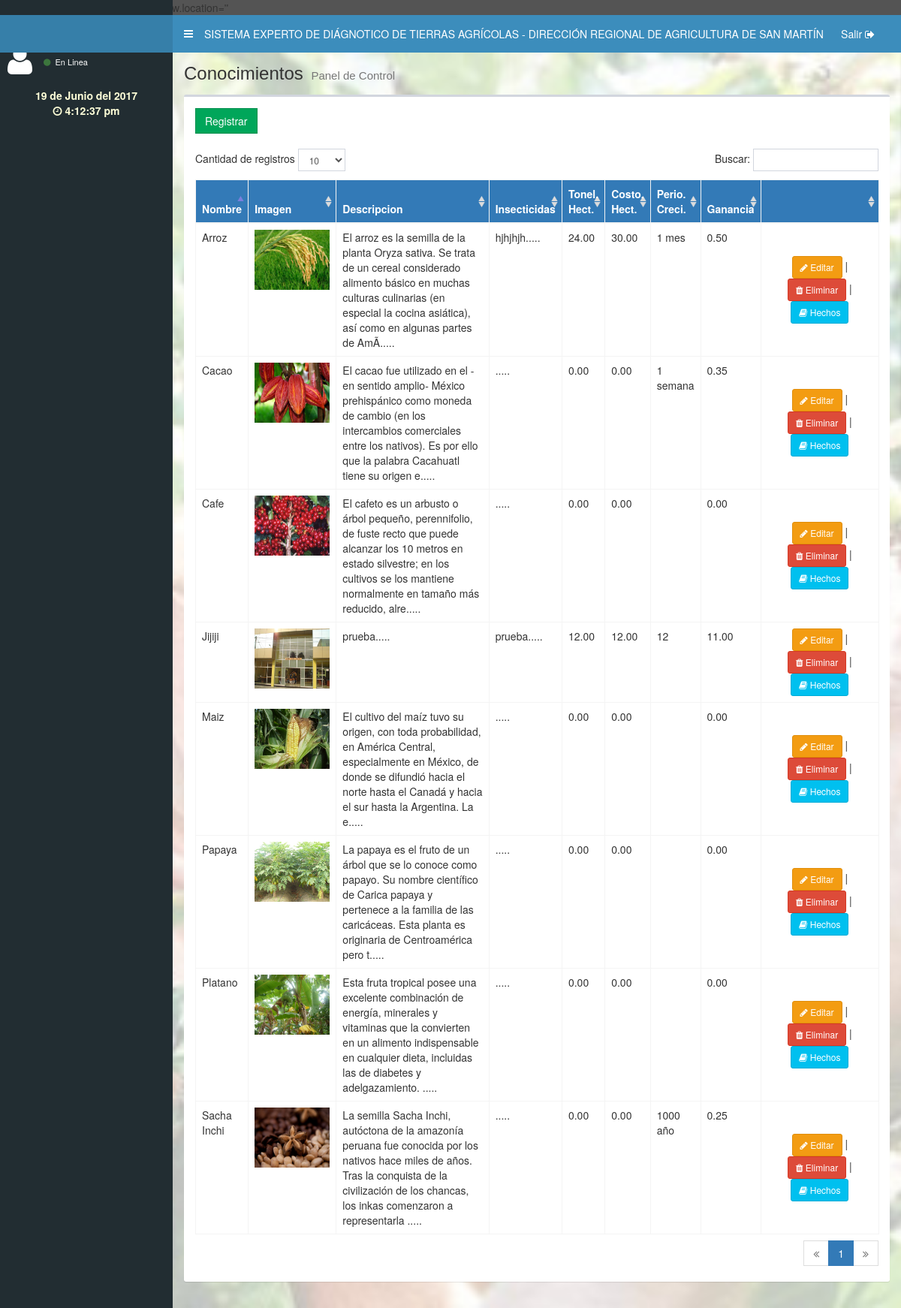
Page /index.php/conocimientos on the committed database.
### tables this page shows
CREATE TABLE IF NOT EXISTS `conocimiento` (
  `id_conocimiento` int(11) NOT NULL AUTO_INCREMENT,
  `conocimiento` varchar(80) NOT NULL,
  `descripcion` text NOT NULL,
  `imagen` varchar(100) NOT NULL,
  `color` varchar(10) NOT NULL,
  `toneladas_hectarea` decimal(10,2) NOT NULL,
  `costo_hectarea` decimal(10,2) NOT NULL,
  `porcentaje_ganancia` decimal(10,2) NOT NULL,
  `estado` char(1) NOT NULL,
  `insecticidas` varchar(300) DEFAULT NULL,
  `kilos_hectarea` varchar(100) NOT NULL,
  `periodo_crecimiento` varchar(100) NOT NULL,
  `ganancia` decimal(4,2) NOT NULL,
  PRIMARY KEY (`id_conocimiento`)
);

### application/controllers/conocimientos.php (called while the page is built, shortened)
<?php
    class Conocimientos extends CI_Controller
    {
        public function __construct()
        {
            $this->load->helper('url');
            $this->load->model("conocimientos_model");
        }
        public function index()
        {
            $this->load->view("head",  array("menu"=>""));
            $this->load->view("menu_system", array("logo"=>$_SESSION['logo'], "menu"=>$_SESSION['menu'], "nombre"=>$_SESSION['nombre']));
            $data = $this->conocimientos_model->datos();
            $this->load->view("modulos/conocimientos", array("data"=>$data));
            $this->load->view("footer", array("js"=>"conocimientos.js"));
        }
    }
?>

### index.php (called while the page is built, shortened)
<?php
require_once BASEPATH.'core/CodeIgniter.php';

### application/models/conocimientos_model.php (called while the page is built, shortened)
<?php
    class Conocimientos_model extends CI_Model{
        public function datos($id=""){
            if($id==""){
                $r = $this->db->from("conocimiento")->where("estado", "A")->get();
                $r = $r->result();
            }
            return $r;
        }
    }
?>

### application/views/modulos/conocimientos.php (the view, shortened to what this page needs)
<div class="content-wrapper">
  <section class="content-header">
          <h1>
            Conocimientos
            <small>Panel de Control</small>
          </h1>
    </section>
    <section class="content">
    <div class="row">
      <div class="col-md-12">
        <div class="box">
          <div class="panel-body table-responsive">
            <button class='btn btn-flat btn-success' data-toggle="modal" data-target="#modal_registro">Registrar</button>
                                    <br><br>
            <table id="table" class="table table-bordered">
                                        <thead>
                                            <tr class="bg-primary">
                                                <th>Nombre</th>
                                                <th width="100">Imagen</th>
                                                <th width="400">Descripcion</th>
                                                <th width="">Insecticidas</th>
                                                <th width="">Tonel. Hect.</th>
                                                <th width="">Costo. Hect.</th>
                                                <th width="">Perio. Creci.</th>
                                                <th width="">Ganancia</th>
                                                <th style="width: 300px;"></th>
                                            </tr>
                                        </thead>
                                        <tbody>
                                        <?php foreach($data as $user):?>
                                            <tr>
                                                <td><?=$user->conocimiento?></td>
                                                <td><img src="<?=base_url()?>uploads/<?=$user->imagen?>" width="100" height="80" alt=""></td>
                                                <td><?=substr($user->descripcion, 0, 200)."....."?></td>
                                                <td><?=substr($user->insecticidas, 0, 200)."....."?></td>
                                                <td><?=$user->toneladas_hectarea?></td>
                                                <td><?=$user->costo_hectarea?></td>
                                                <td><?=$user->periodo_crecimiento?></td>
                                                <td><?=$user->ganancia?></td>
                                                <td style="vertical-align:middle">
                                                  <center>
                                                    <button type="button" class='btn btn-sm btn-warning btn-editar' id-u="<?=$user->id_conocimiento?>" img="<?=$user->imagen?>"><i class='fa fa-pencil'></i> Editar</button> | <button type="button" class='btn btn-sm btn-danger btn-eliminar' id-u="<?=$user->id_conocimiento?>"><i class='fa fa-trash'></i> Eliminar</button> | <button type="button" class='btn btn-sm btn-info btn-hechos' id-u="<?=$user->id_conocimiento?>"><i class='fa fa-book'></i> Hechos</button></center></td>
                                            </tr>
                                         <?php endforeach; ?>
                                        </tbody>
                                    </table>
          </div>
        </div>
      </div>
    </div>
    </section>
</div>

### application/views/head.php (shortened to what this page needs)
<!DOCTYPE html>
<html>
<head id="head">
	<link rel="stylesheet" type="text/css" href="<?=base_url();?>public/lib/bootstrap/css/bootstrap.min.css">
	<link rel="stylesheet" type="text/css" href="<?=base_url();?>public/lib/font-awesome/css/font-awesome.min.css">
	<link rel="stylesheet" type="text/css" href="<?=base_url();?>public/lib/ionicons/css/ionicons.min.css">
	<link rel="stylesheet" type="text/css" href="<?=base_url();?>public/lib/dist/css/AdminLTE.min.css">
	<link rel="stylesheet" type="text/css" href="<?=base_url();?>public/lib/dist/css/skins/_all-skins.min.css">
	<link rel="stylesheet" type="text/css" href="<?=base_url();?>public/lib/dataTables/css/dataTables.bootstrap.css">
	<link rel="stylesheet" type="text/css" href="<?=base_url();?>public/lib/datepicker/datepicker3.css">
	<link rel="stylesheet" type="text/css" href="<?=base_url();?>public/css/estilos.css">
</head>
<body url="<?=base_url()?>index.php" class="skin-blue" option='<?php echo @$_GET['option']?>'>

### application/views/menu_system.php (shortened to what this page needs)
<?php
  if(!isset($_SESSION['menu'])){
    echo "alert('ACCESO DENEGADO'); window.location='<?=base_url()?>'";
  }
 ?>
<div class="wrapper">
	<header class="main-header">
        <a href="index2.html" class="logo"><center></center></a>
        <nav class="navbar navbar-static-top" role="navigation">
          <a href="#" class="sidebar-toggle" data-toggle="offcanvas" role="button">
          </a>
          <a href="javascript:void(0)"><span style="color: #FFF;font-size: 1.4rem; display: inline-block;
    margin-top: 1.5rem;">SISTEMA EXPERTO DE DIÁGNOTICO DE TIERRAS AGRÍCOLAS - DIRECCIÓN REGIONAL DE AGRICULTURA DE SAN MARTÍN</span></a>
          <div class="navbar-custom-menu">
            <ul class="nav navbar-nav">
              <li class="dropdown user user-menu">
                <a href="<?=base_url()?>app/salir" style="">
                  <span class="hidden-md">Salir</span>
                  <i class="fa fa-sign-out"></i>
                </a>
              </li>
            </ul>
          </div>
        </nav>
      </header>
      <aside class="main-sidebar">
        <section class="sidebar">
          <div class="user-panel">
            <div class="pull-left image" style="color:#FFF">
              <i class="fa fa-user fa-3x"></i>
            </div>
            <div class="pull-left info">
              <a href="#"><i class="fa fa-circle text-success"></i> En Linea</a>
            </div>
          </div>
          	<div class="input-form" style="color:#FFFFD8; text-align: center; padding: 5px 0px;">
          		<center><span id='dia'></span>
          		<br>
          		<i class="fa fa-clock-o"></i> <span id='hora'></span></center>
         	</div>
        </section>
      </aside>

### application/views/footer.php (shortened to what this page needs)
		</div>
	</body>
</html>

### public/css/estilos.css (style rules this page uses)
body { background-color: #545454; }
body { overflow-x:hidden; }
.content-wrapper { background: url("../../uploads/fondo.jpg"); background-repeat: no-repeat; background-attachment: fixed; background-size: cover; -webkit-background-size: cover; -moz-background-size: cover; background-position: center center; background-color:#FFF; }

### rows in the picture
conocimiento: conocimiento "Sacha Inchi", imagen (picture), descripcion "La semilla Sacha Inchi, autóctona de la amazonía peruana fue conocida por los nativos hace miles de años. Tras la conquista de la civilización de los chancas, los inkas comenzaron a representarla", toneladas_hectarea "0.00", costo_hectarea "0.00", periodo_crecimiento "1000 año", ganancia "0.25"
conocimiento: conocimiento "Cafe", imagen (picture), descripcion "El cafeto es un arbusto o árbol pequeño, perennifolio, de fuste recto que puede alcanzar los 10 metros en estado silvestre; en los cultivos se los mantiene normalmente en tamaño más reducido, alre", toneladas_hectarea "0.00", costo_hectarea "0.00", ganancia "0.00"
conocimiento: conocimiento "Cacao", imagen (picture), descripcion "El cacao fue utilizado en el -en sentido amplio- México prehispánico como moneda de cambio (en los intercambios comerciales entre los nativos). Es por ello que la palabra Cacahuatl tiene su origen e", toneladas_hectarea "0.00", costo_hectarea "0.00", periodo_crecimiento "1 semana", ganancia "0.35"
conocimiento: conocimiento "Platano", imagen (picture), descripcion "Esta fruta tropical posee una excelente combinación de energía, minerales y vitaminas que la convierten en un alimento indispensable en cualquier dieta, incluidas las de diabetes y adelgazamiento.", toneladas_hectarea "0.00", costo_hectarea "0.00", ganancia "0.00"
conocimiento: conocimiento "Arroz", imagen (picture), descripcion "El arroz es la semilla de la planta Oryza sativa. Se trata de un cereal considerado alimento básico en muchas culturas culinarias (en especial la cocina asiática), así como en algunas partes de AmÃ", insecticidas "hjhjhjh", toneladas_hectarea "24.00", costo_hectarea "30.00", periodo_crecimiento "1 mes", ganancia "0.50"
conocimiento: conocimiento "Papaya", imagen (picture), descripcion "La papaya es el fruto de un árbol que se lo conoce como papayo. Su nombre científico de Carica papaya y pertenece a la familia de las caricáceas. Esta planta es originaria de Centroamérica pero t", toneladas_hectarea "0.00", costo_hectarea "0.00", ganancia "0.00"
conocimiento: conocimiento "Maiz", imagen (picture), descripcion "El cultivo del maíz tuvo su origen, con toda probabilidad, en América Central, especialmente en México, de donde se difundió hacia el norte hasta el Canadá y hacia el sur hasta la Argentina. La e", toneladas_hectarea "0.00", costo_hectarea "0.00", ganancia "0.00"
conocimiento: conocimiento "Jijiji", imagen (picture), descripcion "prueba", insecticidas "prueba", toneladas_hectarea "12.00", costo_hectarea "12.00", periodo_crecimiento "12", ganancia "11.00"
